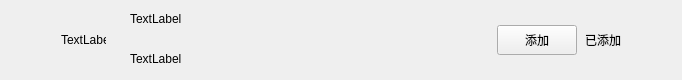
<?xml version="1.0" encoding="UTF-8"?>
<ui version="4.0">
 <class>ApplyFriendItem</class>
 <widget class="QWidget" name="ApplyFriendItem">
  <property name="geometry">
   <rect>
    <x>0</x>
    <y>0</y>
    <width>682</width>
    <height>80</height>
   </rect>
  </property>
  <property name="maximumSize">
   <size>
    <width>16777215</width>
    <height>80</height>
   </size>
  </property>
  <property name="windowTitle">
   <string>Form</string>
  </property>
  <layout class="QHBoxLayout" name="horizontalLayout">
   <property name="topMargin">
    <number>0</number>
   </property>
   <property name="rightMargin">
    <number>0</number>
   </property>
   <property name="bottomMargin">
    <number>0</number>
   </property>
   <item>
    <spacer name="horizontalSpacer">
     <property name="orientation">
      <enum>Qt::Horizontal</enum>
     </property>
     <property name="sizeType">
      <enum>QSizePolicy::Fixed</enum>
     </property>
     <property name="sizeHint" stdset="0">
      <size>
       <width>50</width>
       <height>20</height>
      </size>
     </property>
    </spacer>
   </item>
   <item>
    <widget class="QLabel" name="iconLabel">
     <property name="minimumSize">
      <size>
       <width>45</width>
       <height>45</height>
      </size>
     </property>
     <property name="maximumSize">
      <size>
       <width>45</width>
       <height>45</height>
      </size>
     </property>
     <property name="text">
      <string>TextLabel</string>
     </property>
    </widget>
   </item>
   <item>
    <widget class="QWidget" name="widget" native="true">
     <layout class="QHBoxLayout" name="horizontalLayout_2">
      <property name="topMargin">
       <number>2</number>
      </property>
      <property name="bottomMargin">
       <number>2</number>
      </property>
      <item>
       <widget class="QWidget" name="widget_2" native="true">
        <layout class="QVBoxLayout" name="verticalLayout">
         <property name="spacing">
          <number>10</number>
         </property>
         <property name="topMargin">
          <number>2</number>
         </property>
         <property name="bottomMargin">
          <number>2</number>
         </property>
         <item>
          <widget class="QLabel" name="userNameLabel">
           <property name="minimumSize">
            <size>
             <width>100</width>
             <height>30</height>
            </size>
           </property>
           <property name="maximumSize">
            <size>
             <width>200</width>
             <height>30</height>
            </size>
           </property>
           <property name="text">
            <string>TextLabel</string>
           </property>
          </widget>
         </item>
         <item>
          <widget class="QLabel" name="userChatLabel">
           <property name="minimumSize">
            <size>
             <width>100</width>
             <height>30</height>
            </size>
           </property>
           <property name="maximumSize">
            <size>
             <width>200</width>
             <height>30</height>
            </size>
           </property>
           <property name="text">
            <string>TextLabel</string>
           </property>
          </widget>
         </item>
        </layout>
       </widget>
      </item>
      <item>
       <spacer name="horizontalSpacer_3">
        <property name="orientation">
         <enum>Qt::Horizontal</enum>
        </property>
        <property name="sizeHint" stdset="0">
         <size>
          <width>40</width>
          <height>20</height>
         </size>
        </property>
       </spacer>
      </item>
      <item>
       <widget class="ClickedBtn" name="addButton">
        <property name="minimumSize">
         <size>
          <width>80</width>
          <height>30</height>
         </size>
        </property>
        <property name="maximumSize">
         <size>
          <width>80</width>
          <height>30</height>
         </size>
        </property>
        <property name="text">
         <string>添加</string>
        </property>
       </widget>
      </item>
      <item>
       <widget class="QLabel" name="doneLabel">
        <property name="minimumSize">
         <size>
          <width>40</width>
          <height>0</height>
         </size>
        </property>
        <property name="text">
         <string>已添加</string>
        </property>
        <property name="alignment">
         <set>Qt::AlignCenter</set>
        </property>
       </widget>
      </item>
      <item>
       <spacer name="horizontalSpacer_2">
        <property name="orientation">
         <enum>Qt::Horizontal</enum>
        </property>
        <property name="sizeType">
         <enum>QSizePolicy::Fixed</enum>
        </property>
        <property name="sizeHint" stdset="0">
         <size>
          <width>50</width>
          <height>20</height>
         </size>
        </property>
       </spacer>
      </item>
     </layout>
    </widget>
   </item>
  </layout>
 </widget>
 <customwidgets>
  <customwidget>
   <class>ClickedBtn</class>
   <extends>QPushButton</extends>
   <header location="global">clickedbtn.h</header>
  </customwidget>
 </customwidgets>
 <resources/>
 <connections/>
</ui>
